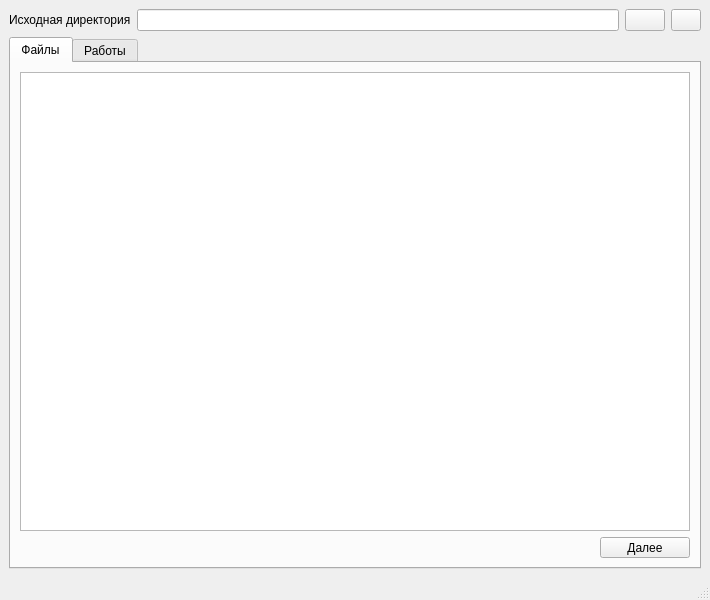
<?xml version="1.0" encoding="UTF-8"?>
<ui version="4.0">
 <class>MainWindow</class>
 <widget class="QMainWindow" name="MainWindow">
  <property name="geometry">
   <rect>
    <x>0</x>
    <y>0</y>
    <width>710</width>
    <height>600</height>
   </rect>
  </property>
  <property name="windowTitle">
   <string>Библиотечная рутина 451F</string>
  </property>
  <widget class="QWidget" name="centralwidget">
   <layout class="QGridLayout" name="gridLayout_2">
    <item row="0" column="0">
     <layout class="QVBoxLayout" name="verticalLayout">
      <item>
       <layout class="QHBoxLayout" name="horizontalLayout_2">
        <item>
         <widget class="QLabel" name="lbl_path_caption">
          <property name="text">
           <string>Исходная директория</string>
          </property>
         </widget>
        </item>
        <item>
         <widget class="QLineEdit" name="edit_path"/>
        </item>
        <item>
         <widget class="QPushButton" name="btn_filelist_refresh">
          <property name="text">
           <string/>
          </property>
          <property name="icon">
           <iconset resource="icons/icons.qrc">
            <normaloff>:/refresh/view-refresh.svg</normaloff>:/refresh/view-refresh.svg</iconset>
          </property>
         </widget>
        </item>
        <item>
         <widget class="QPushButton" name="btn_file_dialog">
          <property name="maximumSize">
           <size>
            <width>30</width>
            <height>16777215</height>
           </size>
          </property>
          <property name="text">
           <string/>
          </property>
          <property name="icon">
           <iconset resource="icons/icons.qrc">
            <normaloff>:/open/folder-open.svg</normaloff>:/open/folder-open.svg</iconset>
          </property>
         </widget>
        </item>
       </layout>
      </item>
      <item>
       <widget class="QTabWidget" name="tab_widget">
        <property name="currentIndex">
         <number>0</number>
        </property>
        <widget class="QWidget" name="tab_files">
         <attribute name="title">
          <string>Файлы</string>
         </attribute>
         <layout class="QGridLayout" name="gridLayout_3">
          <item row="0" column="1" colspan="2">
           <widget class="QTableView" name="table_files_view"/>
          </item>
          <item row="1" column="2">
           <widget class="QToolButton" name="btn_start_reading">
            <property name="maximumSize">
             <size>
              <width>90</width>
              <height>16777215</height>
             </size>
            </property>
            <property name="layoutDirection">
             <enum>Qt::RightToLeft</enum>
            </property>
            <property name="text">
             <string>Далее</string>
            </property>
            <property name="icon">
             <iconset resource="icons/icons.qrc">
              <normaloff>:/direction/go-next.svg</normaloff>:/direction/go-next.svg</iconset>
            </property>
            <property name="toolButtonStyle">
             <enum>Qt::ToolButtonTextBesideIcon</enum>
            </property>
           </widget>
          </item>
         </layout>
        </widget>
        <widget class="QWidget" name="tab_students">
         <property name="enabled">
          <bool>false</bool>
         </property>
         <attribute name="title">
          <string>Работы</string>
         </attribute>
         <layout class="QGridLayout" name="gridLayout_4">
          <item row="0" column="0">
           <widget class="QLabel" name="lbl_common_info">
            <property name="text">
             <string/>
            </property>
           </widget>
          </item>
          <item row="1" column="0" colspan="5">
           <widget class="QTableView" name="table_students_view"/>
          </item>
          <item row="2" column="1" rowspan="2">
           <widget class="QToolButton" name="btn_back_choosing">
            <property name="maximumSize">
             <size>
              <width>70</width>
              <height>16777215</height>
             </size>
            </property>
            <property name="text">
             <string>Назад</string>
            </property>
            <property name="icon">
             <iconset resource="icons/icons.qrc">
              <normaloff>:/direction/go-previous.svg</normaloff>:/direction/go-previous.svg</iconset>
            </property>
            <property name="toolButtonStyle">
             <enum>Qt::ToolButtonTextBesideIcon</enum>
            </property>
           </widget>
          </item>
          <item row="2" column="3" rowspan="2">
           <widget class="QToolButton" name="btn_save">
            <property name="maximumSize">
             <size>
              <width>100</width>
              <height>16777215</height>
             </size>
            </property>
            <property name="text">
             <string>Сохранить</string>
            </property>
            <property name="icon">
             <iconset resource="icons/icons.qrc">
              <normaloff>:/actions/document-save.svg</normaloff>:/actions/document-save.svg</iconset>
            </property>
            <property name="toolButtonStyle">
             <enum>Qt::ToolButtonTextBesideIcon</enum>
            </property>
           </widget>
          </item>
          <item row="2" column="4">
           <widget class="QToolButton" name="btn_clipboard_save">
            <property name="maximumSize">
             <size>
              <width>150</width>
              <height>16777215</height>
             </size>
            </property>
            <property name="text">
             <string>В буфер обмена</string>
            </property>
            <property name="icon">
             <iconset resource="icons/icons.qrc">
              <normaloff>:/clipboard/edit-copy.svg</normaloff>:/clipboard/edit-copy.svg</iconset>
            </property>
            <property name="toolButtonStyle">
             <enum>Qt::ToolButtonTextBesideIcon</enum>
            </property>
           </widget>
          </item>
          <item row="3" column="4">
           <widget class="QToolButton" name="btn_clipboard_open">
            <property name="text">
             <string>Из буфера обмена</string>
            </property>
            <property name="icon">
             <iconset resource="icons/icons.qrc">
              <normaloff>:/clipboard/edit-paste.svg</normaloff>:/clipboard/edit-paste.svg</iconset>
            </property>
            <property name="toolButtonStyle">
             <enum>Qt::ToolButtonTextBesideIcon</enum>
            </property>
           </widget>
          </item>
          <item row="2" column="2" rowspan="2">
           <widget class="QToolButton" name="btn_change">
            <property name="maximumSize">
             <size>
              <width>135</width>
              <height>16777215</height>
             </size>
            </property>
            <property name="text">
             <string>Изменить общее</string>
            </property>
            <property name="icon">
             <iconset resource="icons/icons.qrc">
              <normaloff>:/actions/document-edit.svg</normaloff>:/actions/document-edit.svg</iconset>
            </property>
            <property name="toolButtonStyle">
             <enum>Qt::ToolButtonTextBesideIcon</enum>
            </property>
           </widget>
          </item>
         </layout>
        </widget>
       </widget>
      </item>
     </layout>
    </item>
   </layout>
  </widget>
  <widget class="QMenuBar" name="menubar">
   <property name="geometry">
    <rect>
     <x>0</x>
     <y>0</y>
     <width>710</width>
     <height>21</height>
    </rect>
   </property>
  </widget>
  <widget class="QStatusBar" name="statusbar"/>
 </widget>
 <resources>
  <include location="icons/icons.qrc"/>
 </resources>
 <connections/>
</ui>
